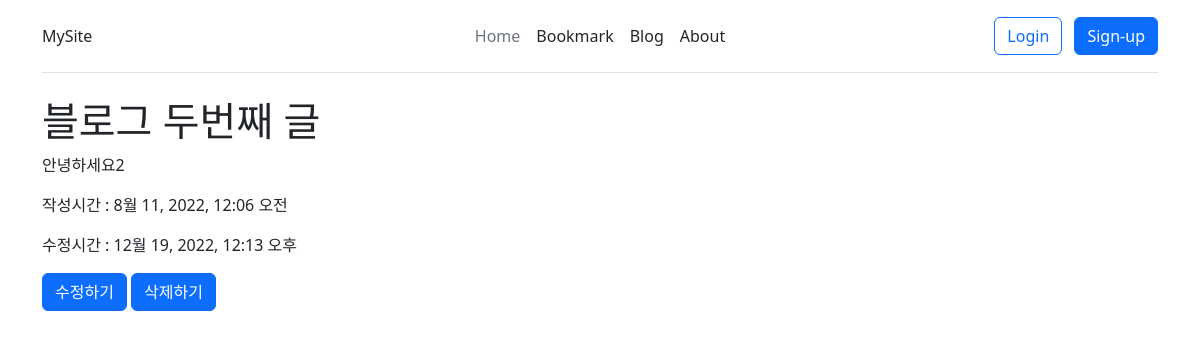
The app's page /blog/2/ with its own data.
### blogapp/models.py (models this page shows)
class Post(models.Model):
    title = models.CharField(verbose_name='글 제목', max_length=30)
    context = models.TextField(verbose_name='글 내용')
    created_at = models.DateTimeField(verbose_name='작성시간', auto_now_add=True)
    updated_at = models.DateTimeField(verbose_name='수정시간', auto_now=True)

### blogapp/views.py (the view)
# urls.py: path('<int:pk>/',views.PostDetailView.as_view(), name='detail'),
class PostDetailView(DetailView):
    model = Post
    context_object_name = 'post'

### templates/blogapp/post_detail.html
{% extends 'base.html' %}
{% block content %}
<div class="container">
    <div class="row">
        <div class="col">
            <div class="row">
                <h1>{{ post.title }}</h1>
                <div class="col">
                    <p>{{post.context}}</p>
                <div>
                    <p>작성시간 : {{post.created_at}}</p>
                    <p>수정시간 : {{post.updated_at}}</p>
                </div>
                <a href={% url 'blogapp:update' post.id %} class="btn btn-primary">수정하기</a>
                <a href={% url 'blogapp:delete' post.id %} class="btn btn-primary">삭제하기</a>
            </div>
{% endblock %}

### records on screen
Post: title "블로그 두번째 글", context "안녕하세요2", created_at "8월 11, 2022, 12:06 오전", updated_at "12월 19, 2022, 12:13 오후"
